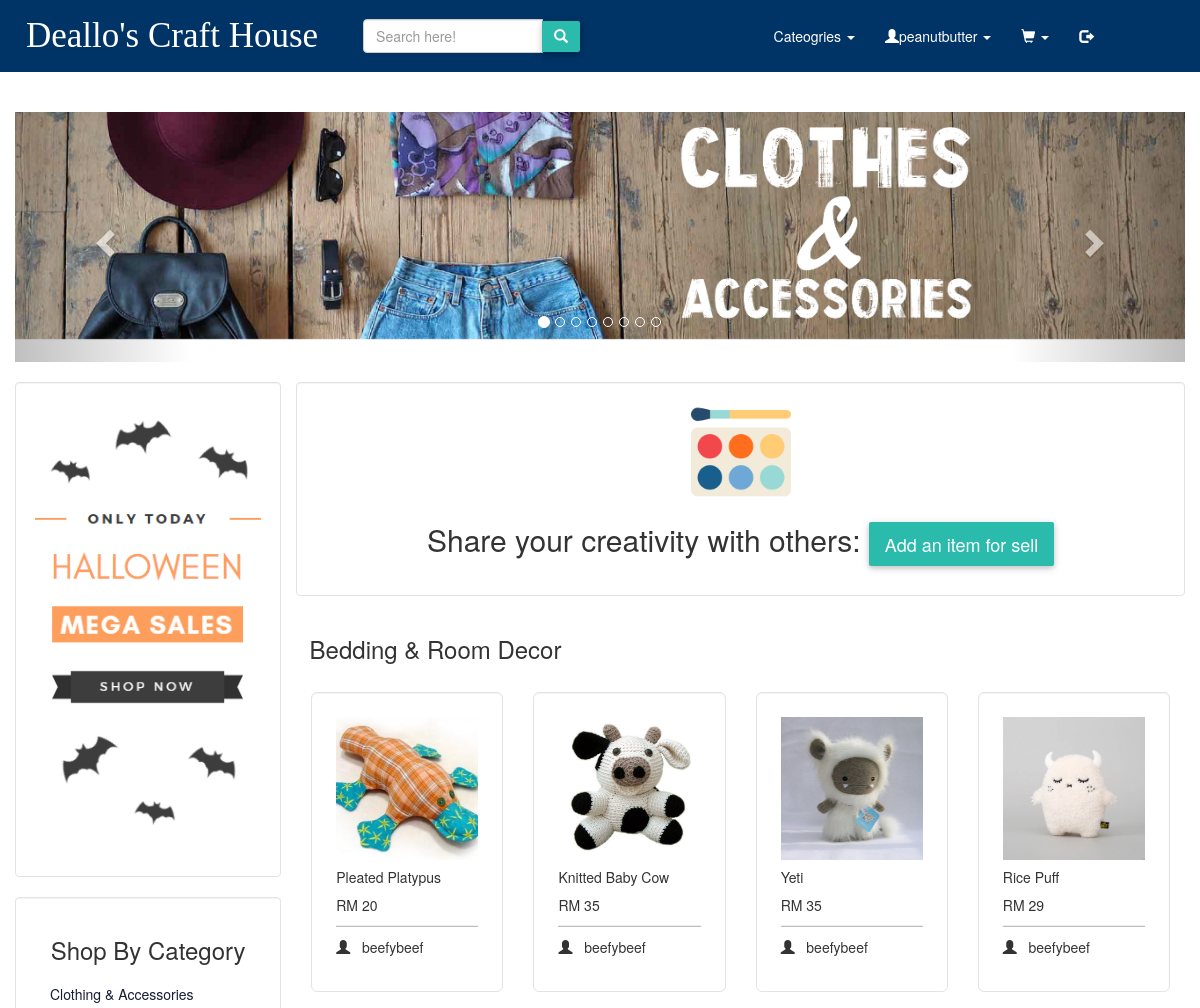
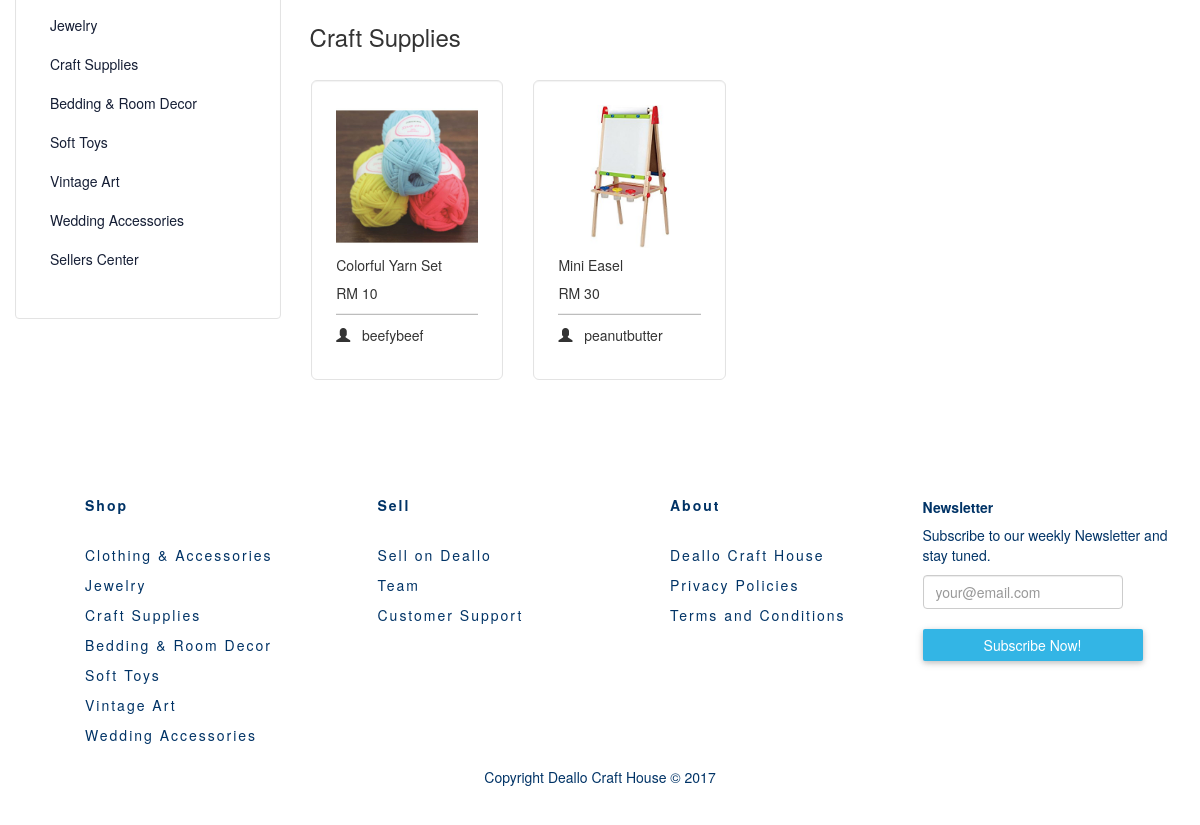
The app's page /index.php (signed in) with its own data (2 pictures, top to bottom).
### tables this page shows
CREATE TABLE `product` (
  `id` int(11) NOT NULL,
  `name` varchar(80) NOT NULL,
  `summary` varchar(255) NOT NULL,
  `price` double NOT NULL,
  `quantity` varchar(10) NOT NULL,
  `image` varchar(100) NOT NULL,
  `product_owner` varchar(255) NOT NULL,
  `category` varchar(255) NOT NULL
);

### index.php (the view, shortened to what this page needs)
<?php include 'includes/product_config.php' ?>
<!DOCTYPE html>
<html lang="en">
<head>
    <link rel="stylesheet=" href="styles/bootstrap/bootstrap.css"/>
    <link rel="stylesheet" href="https://maxcdn.bootstrapcdn.com/bootstrap/3.3.7/css/bootstrap.min.css"/>
    <link rel="stylesheet" type="text/css" href="styles/test.css"/>
    <link rel="stylesheet" type="text/css" href="styles/buttons.css"/>
    <link rel="stylesheet" type="text/css" href="styles/footer.css"/>
    <link rel="stylesheet" href="http://maxcdn.bootstrapcdn.com/font-awesome/4.2.0/css/font-awesome.min.css">
</head>
<body class="index_bg">
<?php include "templates/navbar_index.php" ?>
<body>
    <div class="container-fluid"" >
	     <div class="row">
	       <div class="col-lg-12 col-md-12 col-sm-12 col-xs-12">
	       <br>
	         <?php include 'templates/carousel_slides.php' ?>
		    </div>
    	</div>
	<div class="row" style="padding-right: 15px;">
		<div class="col-lg-3 col-md-3">
    <br>
    <div class="well" style="background-color: white; ">
      <div class="ads" style="border-radius: 50px;">
        <img src="images/ads/ad1.png" class="img-responsive"/>
      </div>
    </div>
      <div class="well" style="background-color: white; ">
		  <h3 align="center">Shop By Category</h3>
		  <div class="list-group categories" style="border-radius: 50px;">
        <div class="category-list-group">
  			<a href="pages/products/clothingAcc.php" class="list-group-item">Clothing &amp; Accessories</a>
  			<a href="pages/products/jewelry.php" class="list-group-item">Jewelry</a>
  			<a href="pages/products/craftSupplies.php" class="list-group-item">Craft Supplies</a>
  			<a href="pages/products/bedding.php" class="list-group-item">Bedding &amp; Room Decor</a>
  			<a href="pages/products/softToys.php" class="list-group-item">Soft Toys</a>
  			<a href="pages/products/vintage.php" class="list-group-item">Vintage Art</a>
  			<a href="pages/products/wedding.php" class="list-group-item">Wedding Accessories</a>
  			<a href="pages/myProducts.php" class="list-group-item">Sellers Center</a>
        </div>
		  </div>
		</div>
	</div>
    <div class="col-lg-9 col-md-9">
    <div class="row">
    <br>
    <div class="well" style="background-color: white;">
    <div class="welcome_heading" align="center">
    <img src="images/watercolor.png" class="img-responsive" style="max-width: 100px; max-height: 100px;"/>
    <h2> Share your creativity with others: <a href="pages/addproducts.php" class="btn btn-lg btn-default my-cart-btn">Add an item for sell</a></h2>
    </div>
    </div>
    </div>
    </div>
		<div class="col-lg-9 col-md-9" class="products">
		<div class="row">
      <h3> &nbsp; Bedding & Room Decor </h3>
			  <?php
				  $stmt = $dbh->prepare('SELECT * FROM product WHERE category= "Soft Toys" LIMIT 4 OFFSET 0');
				  $stmt->execute();
				  if($stmt->rowCount() > 0)
				  {
					while($row=$stmt->fetch(PDO::FETCH_ASSOC))
					{
					  extract($row);
			  ?>
					<div class="col-lg-3 col-md-3 col-sm-3 col-xs-3">
					  <br/>
							  <div class="well well-lg" style="background-color: white;">
								 <img src="images/product_images/<?php echo $row['image']; ?>" alt="Product Image" align="middle" class="img-responsive mx-auto d-block" width="200" height="200" />
								<div class="card-body">
								  <h5 class="card-title">
									<a href="pages/products.php"><?php echo $name ?></a>
								  </h5>
								  <p class="product-price">
									  RM <?php echo $price; ?>
								  </p>
								  <hr class="divider-owner"/>
								  <p><span class="glyphicon glyphicon-user"></span>&nbsp; &nbsp;<?php echo $row['product_owner']; ?></p>
							  </div>
							</div>
					</div>
				<?php
					}
				?>
				</div>
        <?php
        }
        ?>
        <div class="row">
         <h3> &nbsp; Craft Supplies </h3>
        <?php
          $stmt = $dbh->prepare('SELECT * FROM product WHERE category= "Craft Supplies" LIMIT 4 OFFSET 0');
          $stmt->execute();
          if($stmt->rowCount() > 0)
          {
          while($row=$stmt->fetch(PDO::FETCH_ASSOC))
          {
            extract($row);
        ?>
          <div class="col-lg-3 col-md-3 col-sm-3 col-xs-3">
            <br/>
                <div class="well well-lg" style="background-color: white;">
                 <img src="images/product_images/<?php echo $row['image']; ?>" alt="Product Image" align="middle" class="img-responsive mx-auto d-block" width="200" height="200" />
                <div class="card-body">
                  <h5 class="card-title">
                  <a href="pages/products.php" ><?php echo $name ?></a>
                  </h5>
                  <p class="product-price">
                    <?php echo "RM $price  &nbsp &nbsp"; ?>
                  </p>
                  <hr class="divider-owner"/>
                  <p><span class="glyphicon glyphicon-user"></span>&nbsp; &nbsp;<?php echo $row['product_owner']; ?></p>
                </div>
              </div>
          </div>
        <?php
          }
        ?>
        </div>
				<?php
				  }
				?>
		</div>
	</div>
  </div>
  <?php include 'templates/footer_index.php' ?>
  </body>
</html>

### styles/test.css (style rules this page uses)
body { background-color: #FFFFFF; }
.container-fluid { background-color: #FFFFFF; }
.category-list-group a { color: #151E35; border-style: none; }
a { color: inherit; }
.divider-owner { background:#BDBDBD; width: 100%; height: 1px; margin: 10px auto; border-bottom: 1px }
h2 { text-align:center; }
img { margin: auto; display: block; }

### styles/buttons.css (style rules this page uses)
.btn { border-radius: 2px; border: 0; transition: .2s ease-out; color: #fff; box-shadow: 0 2px 5px 0 rgba(0, 0, 0, 0.16), 0 2px 10px 0 rgba(0, 0, 0, 0.12); }
.btn-default { background: #2BBBAD; }

### records on screen
product: image (picture), name "Pleated Platypus", price "20", product_owner "beefybeef"
product: image (picture), name "Knitted Baby Cow", price "35", product_owner "beefybeef"
product: image (picture), name "Yeti", price "35", product_owner "beefybeef"
product: image (picture), name "Rice Puff", price "29", product_owner "beefybeef"
product: image (picture), name "Colorful Yarn Set", price "10", product_owner "beefybeef"
product: image (picture), name "Mini Easel", price "30", product_owner "peanutbutter"

### other values on screen
$_SESSION['username'] "peanutbutter"
